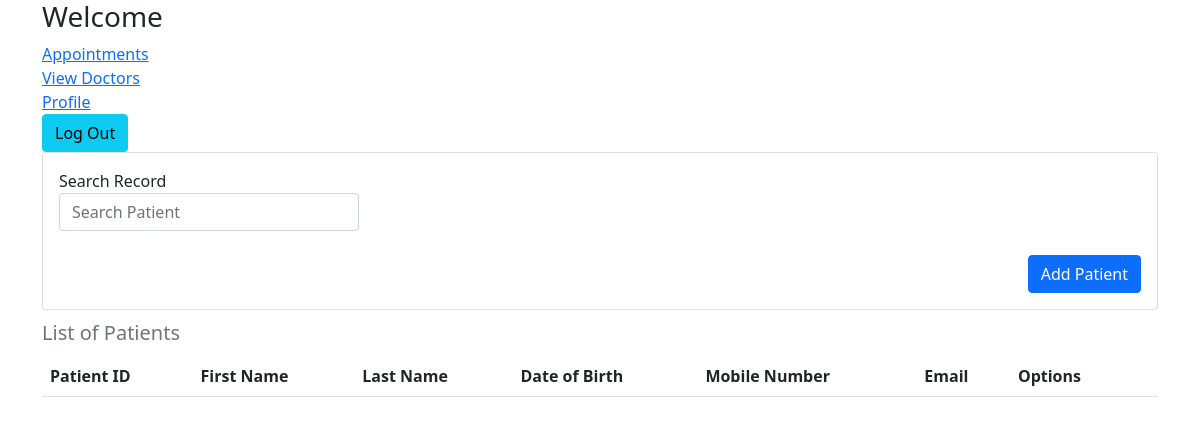
The app's page /users/home.php, older data.
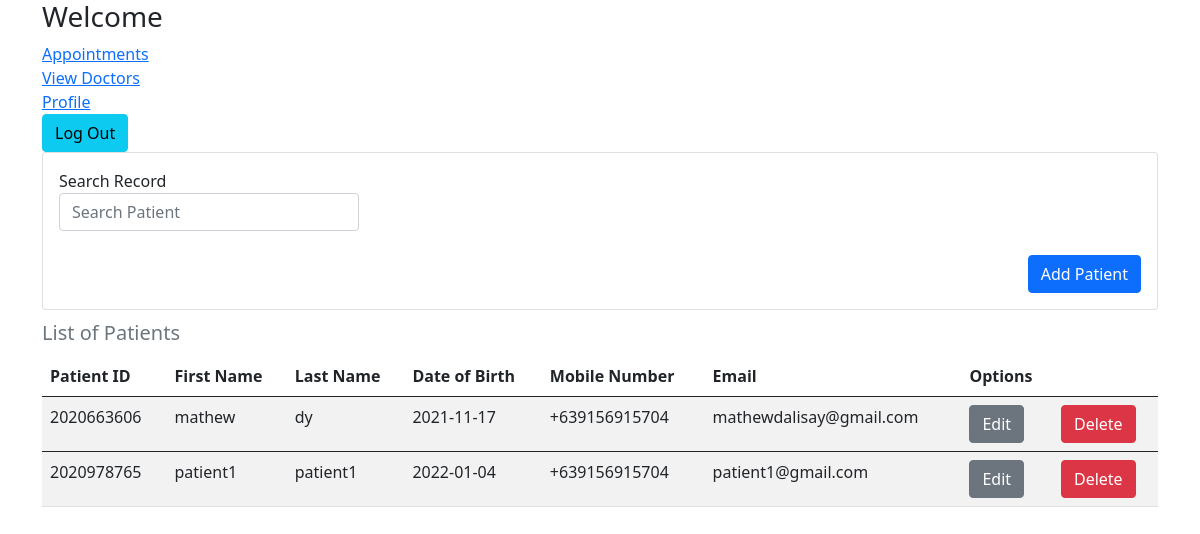
The same page, newer data.
### tables this page shows
CREATE TABLE `patients` (
  `id` int(11) NOT NULL,
  `email` varchar(50) NOT NULL,
  `password` varchar(255) NOT NULL,
  `first_name` varchar(30) NOT NULL,
  `last_name` varchar(30) NOT NULL,
  `age` int(20) NOT NULL,
  `gender` varchar(20) NOT NULL,
  `date_of_birth` date NOT NULL,
  `mobile_number` varchar(13) NOT NULL,
  `hmo` varchar(20) NOT NULL,
  `patient_id` int(50) NOT NULL,
  `v_code` varchar(255) NOT NULL,
  `email_status` int(11) NOT NULL,
  `date_time_created` datetime NOT NULL,
  `date_time_updated` datetime DEFAULT NULL,
  `remarks` varchar(20) DEFAULT NULL
);

### users/home.php (the view, shortened to what this page needs)
<?php
include('../connection.php');
$first_name = $_SESSION['first_name'];
$last_name = $_SESSION['last_name'];
if(isset($_GET['page'])){
    $page = $_GET['page'];
}else{
    $page = 1;
}
$num_per_page = 05;
$start_from = ($page-1)*05;
?>
<!DOCTYPE html>
<html lang="en">
<head>
    <link href="https://cdn.jsdelivr.net/npm/bootstrap@5.0.2/dist/css/bootstrap.min.css" rel="stylesheet">
</head>
<body>
    <div class="container">
            <h3>Welcome <?php echo $first_name . " " . $last_name ?> </h3>
            <a href="appointment.php"><i class="far fa-calendar-check"></i>Appointments</a> <br>
            <a href="view-doctors.php"><i class="fas fa-user-md"></i> View Doctors</a> <br>
            <a href="view-profile.php"><i class="fas fa-user-circle"></i>Profile</a> <br>
            <form action="logout.php" method="POST">
                <div class="col-12">
                    <input class="btn btn-info" type="submit" name="logout" value="Log Out">
                </div>
            </form>
            <div class="card">
                <div class="card-body">
                <div class="from-inline">
                    <label for="search">Search Record</label>
                    <input type="text"  id="search_patient"  class="form-control" placeholder="Search Patient" style="width: 300px;">
                </div>
                <br>
                <button type="button" class="btn btn-primary" style="float: right;" data-bs-toggle="modal" data-bs-target="#exampleModal" >
                    Add Patient
                </button>
            </div>
        </div>
    </div>
    <div class="container">
        <div class="table-responsive">
                <table class="table table-responsive table-striped table-hover caption-top" id="table_data">
                    <caption style="font-size: 20px;">List of Patients</caption>
                    <thead>
                        <tr>
                            <th scope="col">Patient ID</th>
                            <th scope="col">First Name</th>
                            <th scope="col">Last Name</th>
                            <th scope="col">Date of Birth</th>
                            <th scope="col">Mobile Number</th>
                            <th scope="col">Email</th>
                            <th scope="col">Options</th>
                            <th></th>
                        </tr>
                    </thead>
                        <?php
                            $query = "SELECT * FROM patients LIMIT $start_from , $num_per_page";
                            $run = mysqli_query($conn,$query);
                            if(mysqli_fetch_assoc($run) > 0){
                                foreach($run as $row){
                                ?>
                                <tbody>
                                    <tr>
                                        <td><?php echo $row ['patient_id']?></td>
                                        <td><?php echo $row ['first_name']?></td>
                                        <td><?php echo $row ['last_name']?></td>
                                        <td><?php echo $row ['date_of_birth']?></td>
                                        <td><?php echo $row ['mobile_number']?></td>
                                        <td><?php echo $row ['email']?></td>
                                        <td>
                                            <a href="edit-patient.php?patient_id=<?php echo $row['patient_id']?>" class="btn btn-secondary">Edit</a>
                                        </td>
                                        <td>
                                            <a href="delete-patient.php?patient_id=<?php echo $row ['patient_id']?>" class="btn btn-danger"> Delete </a>
                                        </td>
                                    </tr>
                                </tbody>
                                <?php
                                }
                            }
                        ?>
                </table>
            </div>
        </div>
</body>
</html>

Row changes from the older to the newer data that the page shows:
added patients: patient "2020663606", first_name "mathew", last_name "dy", date_of_birth "2021-11-17", mobile_number "+639156915704", email "mathewdalisay@gmail.com"
added patients: patient "2020978765", first_name "patient1", last_name "patient1", date_of_birth "2022-01-04", mobile_number "+639156915704", email "patient1@gmail.com"
